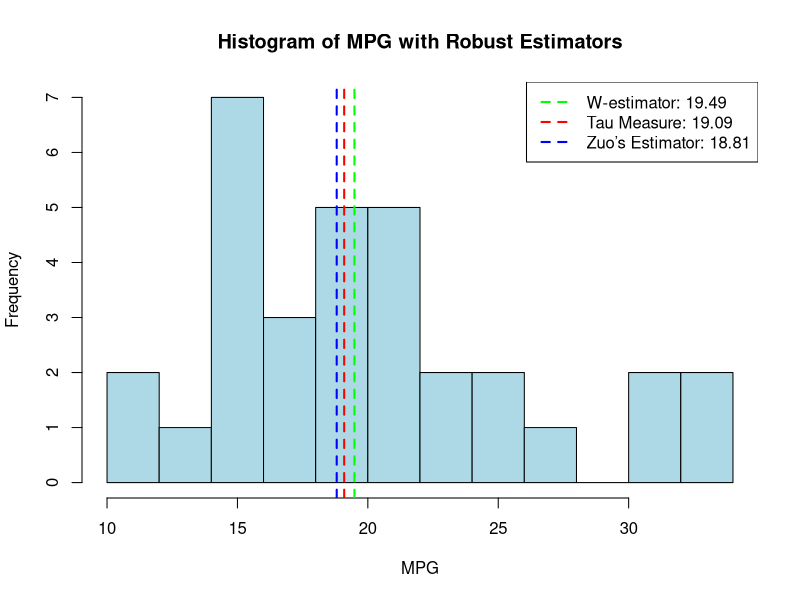

R code for this plot:
# Load necessary libraries
library(boot)

# Load the mtcars dataset
data("mtcars")

# Extract the mpg variable
mpg_data <- mtcars$mpg

# Function to compute W-estimators
w_estimator <- function(x) {
  med <- median(x)
  madn <- mad(x, constant = 1 / 0.6745)
  weights <- pmin(1, 1.28 / abs((x - med) / madn))
  w_est <- sum(weights * x) / sum(weights)
  return(w_est)
}

# Compute W-estimator for the mpg data
w_est_mpg <- w_estimator(mpg_data)
print(w_est_mpg)

# Function to compute the Tau Measure of Location
tau_location <- function(x) {
  med <- median(x)
  madn <- mad(x, constant = 1 / 0.6745)
  weights <- 1 / (1 + ((x - med) / madn)^2)
  tau_loc <- sum(weights * x) / sum(weights)
  return(tau_loc)
}

# Compute the Tau Measure of Location for the mpg data
tau_loc_mpg <- tau_location(mpg_data)
print(tau_loc_mpg)

# Define the R function tauloc
tauloc <- function(x) {
  med <- median(x)
  madn <- mad(x, constant = 1 / 0.6745)
  weights <- 1 / (1 + ((x - med) / madn)^2)
  tau_loc <- sum(weights * x) / sum(weights)
  return(tau_loc)
}

# Test the tauloc function with the mpg data
tau_loc_mpg <- tauloc(mpg_data)
print(tau_loc_mpg)

# Function to compute Zuo’s Weighted Estimator
zuo_weighted_estimator <- function(x, c = 1.28) {
  med <- median(x)
  madn <- mad(x, constant = 1 / 0.6745)
  weights <- exp(-((x - med) / (c * madn))^2)
  zuo_loc <- sum(weights * x) / sum(weights)
  return(zuo_loc)
}

# Compute Zuo’s Weighted Estimator for the mpg data
zuo_loc_mpg <- zuo_weighted_estimator(mpg_data)
print(zuo_loc_mpg)

# Bootstrap function for Tau Measure of Location
bootstrap_tau_loc <- function(data, indices) {
  sample_data <- data[indices]
  return(tauloc(sample_data))
}

# Compute bootstrap estimate for standard error of the Tau Measure of Location
set.seed(123)
bootstrap_results_tau <- boot(mpg_data, bootstrap_tau_loc, R = 1000)
print(bootstrap_results_tau)

# Standard error of the Tau Measure of Location
se_tau_loc <- sd(bootstrap_results_tau$t)
print(se_tau_loc)

# Bootstrap function for Zuo’s Weighted Estimator
bootstrap_zuo_loc <- function(data, indices) {
  sample_data <- data[indices]
  return(zuo_weighted_estimator(sample_data))
}

# Compute bootstrap estimate for standard error of Zuo’s Weighted Estimator
set.seed(123)
bootstrap_results_zuo <- boot(mpg_data, bootstrap_zuo_loc, R = 1000)
print(bootstrap_results_zuo)

# Standard error of Zuo’s Weighted Estimator
se_zuo_loc <- sd(bootstrap_results_zuo$t)
print(se_zuo_loc)

# Plotting the data and the robust estimators
hist(mpg_data, breaks = 10, main = "Histogram of MPG with Robust Estimators", xlab = "MPG", col = "lightblue", border = "black")
abline(v = w_est_mpg, col = "green", lwd = 2, lty = 2)
abline(v = tau_loc_mpg, col = "red", lwd = 2, lty = 2)
abline(v = zuo_loc_mpg, col = "blue", lwd = 2, lty = 2)
legend("topright", legend = c(paste("W-estimator:", round(w_est_mpg, 2)), paste("Tau Measure:", round(tau_loc_mpg, 2)), paste("Zuo’s Estimator:", round(zuo_loc_mpg, 2))), col = c("green", "red", "blue"), lwd = 2, lty = 2)
